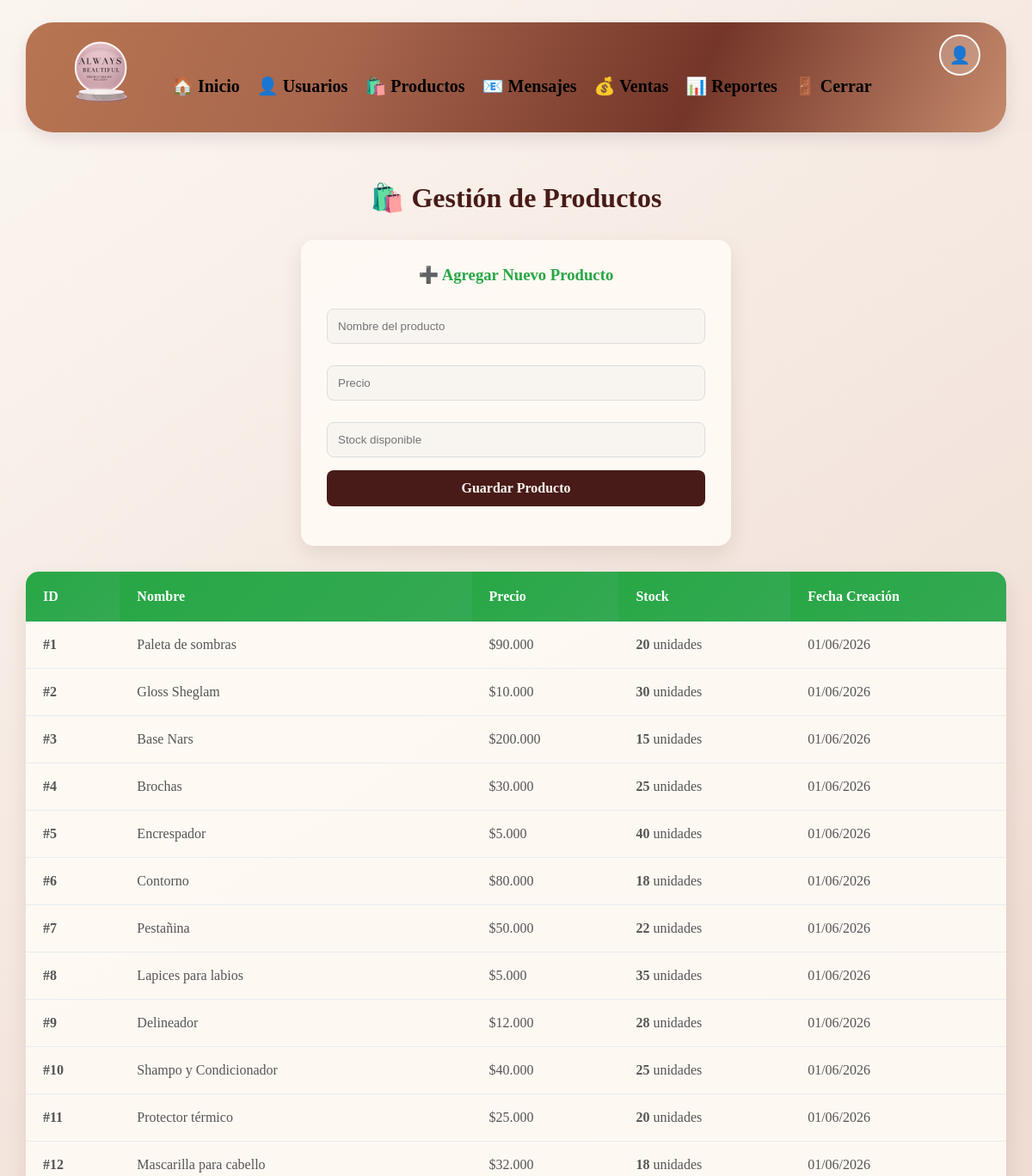
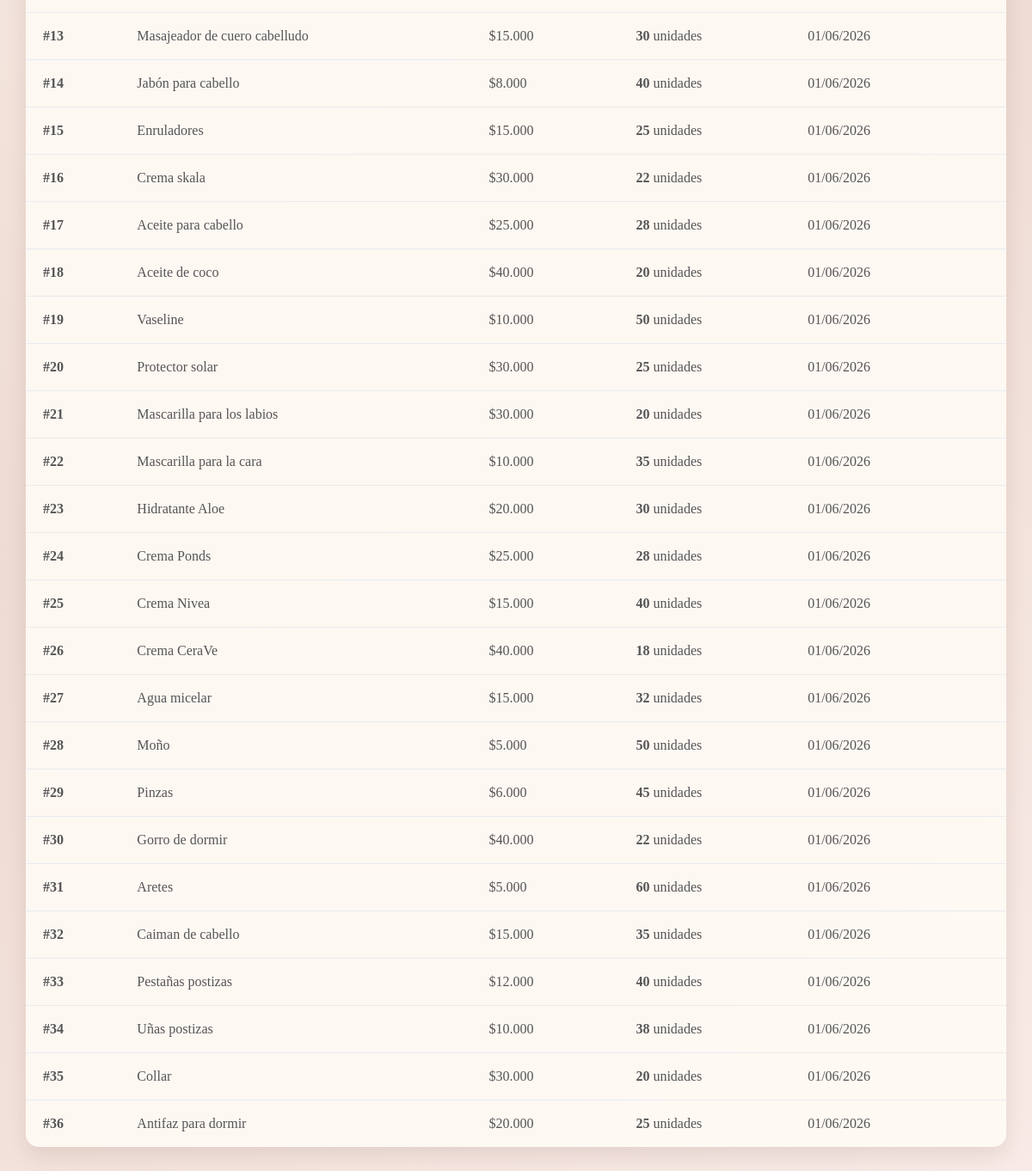
/Administrador/productos.php (signed in), run on the app's committed database (2 pictures, top to bottom).
### tables this page shows
CREATE TABLE IF NOT EXISTS productos (
    id INT NOT NULL AUTO_INCREMENT,
    nombre VARCHAR(150) NOT NULL,
    precio INT UNSIGNED NOT NULL,
    stock INT UNSIGNED NOT NULL DEFAULT 0,
    categoria VARCHAR(50) NOT NULL DEFAULT 'Piel',
    descripcion TEXT NULL,
    imagen VARCHAR(255) NULL,
    activo TINYINT(1) NOT NULL DEFAULT 1,
    administrador_id INT NULL,
    fecha_creacion TIMESTAMP NOT NULL DEFAULT CURRENT_TIMESTAMP,
    PRIMARY KEY (id),
    UNIQUE KEY uq_productos_nombre (nombre),
    KEY idx_productos_administrador (administrador_id),
    CONSTRAINT fk_productos_administrador FOREIGN KEY (administrador_id)
        REFERENCES usuarios(id) ON DELETE SET NULL
);

### Administrador/productos.php (the view, shortened to what this page needs)
<?php include("header-admin.php"); ?>
<div class="productos-container">
    <h2>🛍️ Gestión de Productos</h2>
    <div class="formulario-producto">
        <h3>➕ Agregar Nuevo Producto</h3>
        <form method="POST">
            <input type="text" name="nombre" placeholder="Nombre del producto" required>
            <input type="number" name="precio" placeholder="Precio" min="0" required>
            <input type="number" name="stock" placeholder="Stock disponible" min="0" required>
            <button type="submit" name="guardar">Guardar Producto</button>
        </form>
    </div>
    <div class="tabla-productos">
        <table>
            <thead>
                <tr>
                    <th>ID</th>
                    <th>Nombre</th>
                    <th>Precio</th>
                    <th>Stock</th>
                    <th>Fecha Creación</th>
                </tr>
            </thead>
            <tbody>
                <?php
                $resultado = mysqli_query($conexion, "SELECT * FROM productos ORDER BY fecha_creacion DESC");
                if (mysqli_num_rows($resultado) > 0) {
                    while ($row = mysqli_fetch_assoc($resultado)) {
                        $stock_color = $row['stock'] == 0 ? 'color: #dc3545;' : '';
                        echo "<tr>
                            <td><strong>#{$row['id']}</strong></td>
                            <td>" . htmlspecialchars($row['nombre']) . "</td>
                            <td>\$" . number_format($row['precio'], 0, ',', '.') . "</td>
                            <td style=\"$stock_color\"><strong>{$row['stock']}</strong> unidades</td>
                            <td>" . date('d/m/Y', strtotime($row['fecha_creacion'])) . "</td>
                        </tr>";
                    }
                } else {
                    echo '<tr><td colspan="5" style="text-align: center; padding: 30px; color: #999;">📭 No hay productos registrados</td></tr>';
                }
                ?>
            </tbody>
        </table>
    </div>
</div>

### Administrador/header-admin.php (shortened to what this page needs)
<link rel="stylesheet" href="../styles.css">
<header class="header header-admin">
    <div class="barra-principal">
        <a href="index.php" class="marca" aria-label="Always Beautiful, panel administrador">
            <img src="../IMG/logo.png" alt="Always Beautiful" class="logo-header">
        </a>
        <nav class="menu" aria-label="Navegación del administrador">
            <a href="index.php" title="Ir al inicio">🏠 Inicio</a>
            <a href="usuarios.php" title="Gestionar usuarios">👤 Usuarios</a>
            <a href="productos.php" title="Gestionar productos">🛍️ Productos</a>
            <a href="mensajes.php" title="Ver mensajes de contacto" style="position: relative;">
                📧 Mensajes
            </a>
            <a href="ventas.php" title="Ver ventas">💰 Ventas</a>
            <a href="reportes.php" title="Ver reportes">📊 Reportes</a>
            <a href="logout.php" title="Cerrar sesión">🚪 Cerrar</a>
        </nav>
        <div class="perfil-menu">
            <button type="button" class="perfil-trigger" aria-label="Abrir menú de administrador" aria-expanded="false">
                <?php if (!empty($_SESSION['foto_perfil'])): ?>
                    <img src="../<?= htmlspecialchars($_SESSION['foto_perfil']) ?>" alt="Foto de perfil">
                <?php else: ?>
                    <span class="avatar-generico" aria-hidden="true">👤</span>
                <?php endif; ?>
            </button>
        </div>
    </div>
</header>

### Administrador/header-admin.php (style rules this page uses)
.header-admin { background: linear-gradient(180deg, #f6dff4 0%, #c0b0c2 100%); border-radius: 32px; box-shadow: 0 8px 18px rgba(105, 76, 98, .14); color: #fff; margin: 26px 30px 0; overflow: visible; padding: 0 30px; position: relative; text-align: left; }
.barra-principal { align-items: flex-start; display: flex; margin: 0 auto; max-width: 1380px; min-height: 128px; position: relative; }
.marca { align-items: center; color: #fff; display: flex; flex: 0 0 auto; gap: 10px; position: relative; top: 12px; z-index: 2; }
.logo-header { background: transparent; border-radius: 0; height: 84px; object-fit: contain; padding: 0; width: 112px; }
.header-admin .menu { align-items: center; display: flex; gap: 4px; justify-content: flex-start; left: 132px; margin: 0; min-width: max-content; position: absolute; top: 50px; z-index: 3; }
.header-admin .menu a { align-items: center; background: transparent; border: 0; border-radius: 5px; color: #fff; display: flex; font-size: 20px; font-weight: 700; gap: 4px; letter-spacing: 0; padding: 12px 8px; text-decoration: none; text-transform: none; transition: all 0.3s; position: relative; }
.header-admin .menu a[href*="usuarios.php"] { color: #0056b3; }
.header-admin .menu a[href*="productos.php"] { color: #28a745; }
.header-admin .menu a[href*="mensajes.php"] { color: #ffc107; }
.header-admin .menu a[href*="ventas.php"] { color: #dc3545; }
.header-admin .menu a[href*="reportes.php"] { color: #17a2b8; }
.header-admin .perfil-menu { position: absolute; right: 0; top: 14px; z-index: 4; }
.header-admin .perfil-trigger { background: rgba(255,255,255,0.2); border: 2px solid white; border-radius: 50%; width: 48px; height: 48px; cursor: pointer; display: flex; align-items: center; justify-content: center; padding: 0; transition: all 0.3s; }
.header-admin .avatar-generico { color: white; font-size: 1.5em; }

### Administrador/productos.php (style rules this page uses)
.productos-container { padding: 30px; background: linear-gradient(135deg, #f5f7fa 0%, #e8eef5 100%); min-height: calc(100vh - 100px); }
.productos-container h2 { color: #28a745; font-size: 2em; margin-bottom: 30px; font-weight: bold; }
.formulario-producto { background: white; padding: 30px; border-radius: 15px; box-shadow: 0 5px 20px rgba(0,0,0,0.08); margin-bottom: 30px; max-width: 500px; }
.formulario-producto h3 { color: #28a745; margin-top: 0; }
.formulario-producto input { width: 100%; padding: 12px; margin-bottom: 15px; border: 1px solid #ddd; border-radius: 8px; font-family: Arial; box-sizing: border-box; transition: border 0.3s; }
.formulario-producto button { width: 100%; background: linear-gradient(135deg, #28a745 0%, #34a954 100%); color: white; padding: 12px; border: none; border-radius: 8px; cursor: pointer; font-weight: bold; font-size: 1em; transition: all 0.3s; }
.tabla-productos { background: white; border-radius: 15px; overflow: hidden; box-shadow: 0 5px 20px rgba(0,0,0,0.08); margin-bottom: 30px; }
.tabla-productos table { width: 100%; border-collapse: collapse; margin: 0; }
.tabla-productos th { background: linear-gradient(135deg, #28a745 0%, #34a954 100%); color: white; padding: 20px; text-align: left; font-weight: 600; border: none; }
.tabla-productos td { padding: 18px 20px; border-bottom: 1px solid #e9ecef; color: #555; }
.tabla-productos tr:last-child td { border-bottom: none; }

### data on the page
productos: id "1", nombre "Paleta de sombras", precio "90.000", stock "20", fecha_creacion "01/06/2026"
productos: id "2", nombre "Gloss Sheglam", precio "10.000", stock "30", fecha_creacion "01/06/2026"
productos: id "3", nombre "Base Nars", precio "200.000", stock "15", fecha_creacion "01/06/2026"
productos: id "4", nombre "Brochas", precio "30.000", stock "25", fecha_creacion "01/06/2026"
productos: id "5", nombre "Encrespador", precio "5.000", stock "40", fecha_creacion "01/06/2026"
productos: id "6", nombre "Contorno", precio "80.000", stock "18", fecha_creacion "01/06/2026"
productos: id "7", nombre "Pestañina", precio "50.000", stock "22", fecha_creacion "01/06/2026"
productos: id "8", nombre "Lapices para labios", precio "5.000", stock "35", fecha_creacion "01/06/2026"
productos: id "9", nombre "Delineador", precio "12.000", stock "28", fecha_creacion "01/06/2026"
productos: id "10", nombre "Shampo y Condicionador", precio "40.000", stock "25", fecha_creacion "01/06/2026"
productos: id "11", nombre "Protector térmico", precio "25.000", stock "20", fecha_creacion "01/06/2026"
productos: id "12", nombre "Mascarilla para cabello", precio "32.000", stock "18", fecha_creacion "01/06/2026"
productos: id "13", nombre "Masajeador de cuero cabelludo", precio "15.000", stock "30", fecha_creacion "01/06/2026"
productos: id "14", nombre "Jabón para cabello", precio "8.000", stock "40", fecha_creacion "01/06/2026"
productos: id "15", nombre "Enruladores", precio "15.000", stock "25", fecha_creacion "01/06/2026"
productos: id "16", nombre "Crema skala", precio "30.000", stock "22", fecha_creacion "01/06/2026"
productos: id "17", nombre "Aceite para cabello", precio "25.000", stock "28", fecha_creacion "01/06/2026"
productos: id "18", nombre "Aceite de coco", precio "40.000", stock "20", fecha_creacion "01/06/2026"
productos: id "19", nombre "Vaseline", precio "10.000", stock "50", fecha_creacion "01/06/2026"
productos: id "20", nombre "Protector solar", precio "30.000", stock "25", fecha_creacion "01/06/2026"
productos: id "21", nombre "Mascarilla para los labios", precio "30.000", stock "20", fecha_creacion "01/06/2026"
productos: id "22", nombre "Mascarilla para la cara", precio "10.000", stock "35", fecha_creacion "01/06/2026"
productos: id "23", nombre "Hidratante Aloe", precio "20.000", stock "30", fecha_creacion "01/06/2026"
productos: id "24", nombre "Crema Ponds", precio "25.000", stock "28", fecha_creacion "01/06/2026"
productos: id "25", nombre "Crema Nivea", precio "15.000", stock "40", fecha_creacion "01/06/2026"
productos: id "26", nombre "Crema CeraVe", precio "40.000", stock "18", fecha_creacion "01/06/2026"
productos: id "27", nombre "Agua micelar", precio "15.000", stock "32", fecha_creacion "01/06/2026"
productos: id "28", nombre "Moño", precio "5.000", stock "50", fecha_creacion "01/06/2026"
productos: id "29", nombre "Pinzas", precio "6.000", stock "45", fecha_creacion "01/06/2026"
productos: id "30", nombre "Gorro de dormir", precio "40.000", stock "22", fecha_creacion "01/06/2026"
productos: id "31", nombre "Aretes", precio "5.000", stock "60", fecha_creacion "01/06/2026"
productos: id "32", nombre "Caiman de cabello", precio "15.000", stock "35", fecha_creacion "01/06/2026"
productos: id "33", nombre "Pestañas postizas", precio "12.000", stock "40", fecha_creacion "01/06/2026"
productos: id "34", nombre "Uñas postizas", precio "10.000", stock "38", fecha_creacion "01/06/2026"
productos: id "35", nombre "Collar", precio "30.000", stock "20", fecha_creacion "01/06/2026"
productos: id "36", nombre "Antifaz para dormir", precio "20.000", stock "25", fecha_creacion "01/06/2026"
